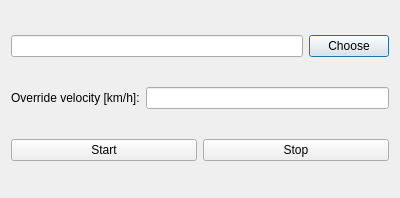
<?xml version="1.0" encoding="UTF-8"?>
<ui version="4.0">
 <class>waypoint_player</class>
 <widget class="QDialog" name="waypoint_player">
  <property name="geometry">
   <rect>
    <x>0</x>
    <y>0</y>
    <width>400</width>
    <height>198</height>
   </rect>
  </property>
  <property name="windowTitle">
   <string>waypoint_player</string>
  </property>
  <layout class="QVBoxLayout" name="verticalLayout">
   <item>
    <layout class="QGridLayout" name="gridLayout">
     <item row="0" column="0">
      <widget class="QLineEdit" name="load_path_edit"/>
     </item>
     <item row="0" column="1">
      <widget class="QPushButton" name="choose_button">
       <property name="text">
        <string>Choose</string>
       </property>
      </widget>
     </item>
    </layout>
   </item>
   <item>
    <layout class="QGridLayout" name="gridLayout_2">
     <item row="0" column="0">
      <widget class="QLabel" name="label">
       <property name="text">
        <string>Override velocity [km/h]:</string>
       </property>
      </widget>
     </item>
     <item row="0" column="1">
      <widget class="QLineEdit" name="override_velocity_edit"/>
     </item>
    </layout>
   </item>
   <item>
    <layout class="QGridLayout" name="gridLayout_3">
     <item row="0" column="0">
      <widget class="QPushButton" name="start_button">
       <property name="text">
        <string>Start</string>
       </property>
      </widget>
     </item>
     <item row="0" column="1">
      <widget class="QPushButton" name="stop_button">
       <property name="text">
        <string>Stop</string>
       </property>
      </widget>
     </item>
    </layout>
   </item>
  </layout>
 </widget>
 <resources/>
 <connections/>
</ui>
